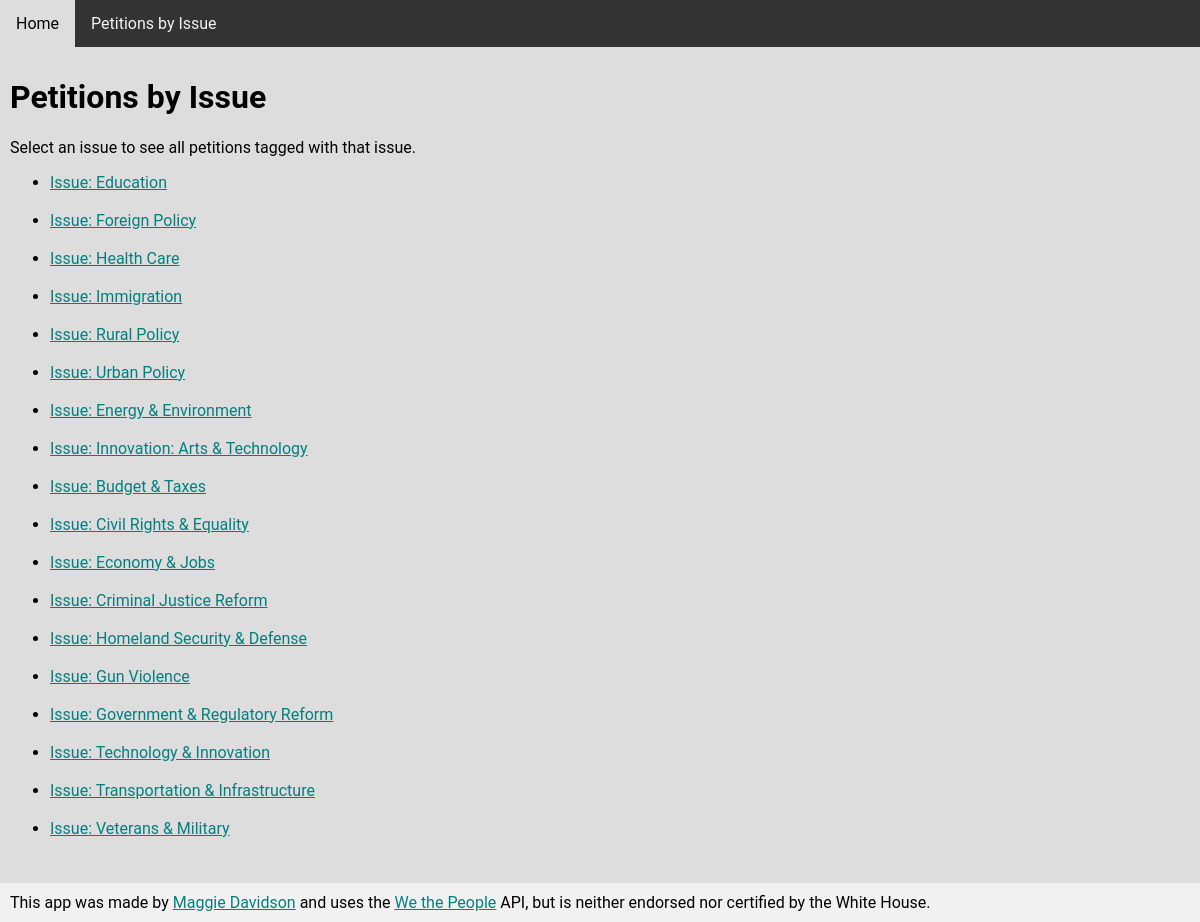
The app's page /issues/ with its own data.
### si507project_tools.py (models this page shows)
class Issue(db.Model):
    __tablename__ = "issues"
    id = db.Column(db.Integer, primary_key=True)
    name = db.Column(db.String(64))
    petition_rel = db.relationship('Petition',secondary='issuepetitionassociation',back_populates='issue_rel',lazy='dynamic')
    def __repr__(self):
        return "Issue: {}".format(self.name)

### si507project.py (the view)
@app.route('/issues/')
def all_issues():
    issues = Issue.query.all()
    return render_template('issues.html', issues=issues)

### templates/issues.html (shortened to what this page needs)
<html>
<link rel="stylesheet" href="{{ url_for('static', filename='styles.css') }}">
<div class='topnav'>
  <a href="{{ url_for('index')}}">Home</a>
  <a href="{{ url_for('all_issues')}}">Petitions by Issue</a>
</div>
<div class='content'>
  <h1>Petitions by Issue</h1>
  Select an issue to see all petitions tagged with that issue.
<ul>
{% for issue in issues %}
<li><a href="/issues/{{ issue.id }}">{{ issue }}</a></li><br>
{% endfor %}
</ul>
</div>
<div class='footer'>
  This app was made by <a href='https://mfldavidson.weebly.com/' target=_blank>Maggie Davidson</a> and uses the <a href="https://petitions.whitehouse.gov/" target=_blank>We the People</a> API, but is neither endorsed nor certified by the White House.
</div>
</html>

### static/styles.css (style rules this page uses)
html,body,h1,h2,h3,h4,h5,h6 { font-family: "Roboto", sans-serif; }
a:link { color: Teal }
* { box-sizing: border-box; }
.topnav { overflow: hidden; background-color: #333; color: #ffffff; }
.topnav a { float: left; display: block; color: #f2f2f2; text-align: center; padding: 14px 16px; text-decoration: none; }
.content { background-color: #ddd; padding: 10px; }
.footer { background-color: #f1f1f1; padding: 10px; }

### records on screen
Issue: name "Issue: Education"
Issue: name "Issue: Foreign Policy"
Issue: name "Issue: Health Care"
Issue: name "Issue: Immigration"
Issue: name "Issue: Rural Policy"
Issue: name "Issue: Urban Policy"
Issue: name "Issue: Energy & Environment"
Issue: name "Issue: Innovation: Arts & Technology"
Issue: name "Issue: Budget & Taxes"
Issue: name "Issue: Civil Rights & Equality"
Issue: name "Issue: Economy & Jobs"
Issue: name "Issue: Criminal Justice Reform"
Issue: name "Issue: Homeland Security & Defense"
Issue: name "Issue: Gun Violence"
Issue: name "Issue: Government & Regulatory Reform"
Issue: name "Issue: Technology & Innovation"
Issue: name "Issue: Transportation & Infrastructure"
Issue: name "Issue: Veterans & Military"
